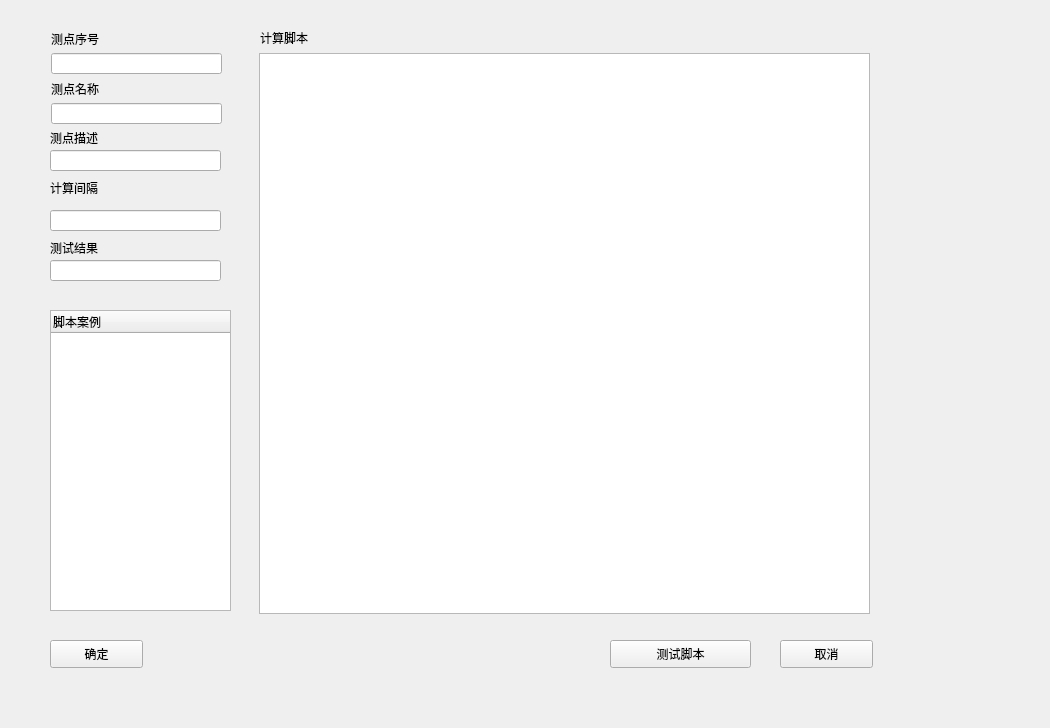
<?xml version="1.0" encoding="UTF-8"?>
<ui version="4.0">
 <class>AddTagClass</class>
 <widget class="QWidget" name="AddTagClass">
  <property name="geometry">
   <rect>
    <x>0</x>
    <y>0</y>
    <width>1050</width>
    <height>728</height>
   </rect>
  </property>
  <property name="windowTitle">
   <string>增加测点</string>
  </property>
  <property name="windowIcon">
   <iconset>
    <normaloff>myapp.ico</normaloff>myapp.ico</iconset>
  </property>
  <widget class="QWidget" name="widget" native="true">
   <property name="geometry">
    <rect>
     <x>40</x>
     <y>20</y>
     <width>953</width>
     <height>662</height>
    </rect>
   </property>
   <widget class="QLabel" name="label">
    <property name="geometry">
     <rect>
      <x>11</x>
      <y>11</y>
      <width>60</width>
      <height>16</height>
     </rect>
    </property>
    <property name="text">
     <string>测点序号</string>
    </property>
   </widget>
   <widget class="QLabel" name="label_3">
    <property name="geometry">
     <rect>
      <x>220</x>
      <y>10</y>
      <width>60</width>
      <height>16</height>
     </rect>
    </property>
    <property name="text">
     <string>计算脚本</string>
    </property>
   </widget>
   <widget class="QLineEdit" name="lineEdit_index">
    <property name="geometry">
     <rect>
      <x>11</x>
      <y>33</y>
      <width>171</width>
      <height>21</height>
     </rect>
    </property>
    <property name="sizePolicy">
     <sizepolicy hsizetype="Fixed" vsizetype="Fixed">
      <horstretch>0</horstretch>
      <verstretch>0</verstretch>
     </sizepolicy>
    </property>
    <property name="maxLength">
     <number>100</number>
    </property>
   </widget>
   <widget class="QTextEdit" name="textEdit">
    <property name="geometry">
     <rect>
      <x>219</x>
      <y>33</y>
      <width>611</width>
      <height>561</height>
     </rect>
    </property>
   </widget>
   <widget class="QLabel" name="label_2">
    <property name="geometry">
     <rect>
      <x>11</x>
      <y>61</y>
      <width>60</width>
      <height>16</height>
     </rect>
    </property>
    <property name="text">
     <string>测点名称</string>
    </property>
   </widget>
   <widget class="QLineEdit" name="lineEdit_name">
    <property name="geometry">
     <rect>
      <x>11</x>
      <y>83</y>
      <width>171</width>
      <height>21</height>
     </rect>
    </property>
    <property name="sizePolicy">
     <sizepolicy hsizetype="Fixed" vsizetype="Fixed">
      <horstretch>0</horstretch>
      <verstretch>0</verstretch>
     </sizepolicy>
    </property>
    <property name="frame">
     <bool>true</bool>
    </property>
    <property name="dragEnabled">
     <bool>false</bool>
    </property>
   </widget>
   <widget class="QLabel" name="label_4">
    <property name="geometry">
     <rect>
      <x>10</x>
      <y>160</y>
      <width>60</width>
      <height>16</height>
     </rect>
    </property>
    <property name="text">
     <string>计算间隔</string>
    </property>
   </widget>
   <widget class="QLineEdit" name="lineEdit_interval">
    <property name="geometry">
     <rect>
      <x>10</x>
      <y>190</y>
      <width>171</width>
      <height>21</height>
     </rect>
    </property>
    <property name="sizePolicy">
     <sizepolicy hsizetype="Fixed" vsizetype="Fixed">
      <horstretch>0</horstretch>
      <verstretch>0</verstretch>
     </sizepolicy>
    </property>
   </widget>
   <widget class="QPushButton" name="pushButton_ok">
    <property name="geometry">
     <rect>
      <x>10</x>
      <y>620</y>
      <width>93</width>
      <height>28</height>
     </rect>
    </property>
    <property name="text">
     <string>确定</string>
    </property>
   </widget>
   <widget class="QPushButton" name="pushButton_cancel">
    <property name="geometry">
     <rect>
      <x>740</x>
      <y>620</y>
      <width>93</width>
      <height>28</height>
     </rect>
    </property>
    <property name="text">
     <string>取消</string>
    </property>
   </widget>
   <widget class="QLabel" name="label_5">
    <property name="geometry">
     <rect>
      <x>10</x>
      <y>220</y>
      <width>60</width>
      <height>16</height>
     </rect>
    </property>
    <property name="text">
     <string>测试结果</string>
    </property>
   </widget>
   <widget class="QLineEdit" name="lineEdit_test">
    <property name="geometry">
     <rect>
      <x>10</x>
      <y>240</y>
      <width>171</width>
      <height>21</height>
     </rect>
    </property>
    <property name="sizePolicy">
     <sizepolicy hsizetype="Fixed" vsizetype="Fixed">
      <horstretch>0</horstretch>
      <verstretch>0</verstretch>
     </sizepolicy>
    </property>
   </widget>
   <widget class="QPushButton" name="pushButton_test">
    <property name="geometry">
     <rect>
      <x>570</x>
      <y>620</y>
      <width>141</width>
      <height>28</height>
     </rect>
    </property>
    <property name="text">
     <string>测试脚本</string>
    </property>
   </widget>
   <widget class="QLabel" name="label_6">
    <property name="geometry">
     <rect>
      <x>10</x>
      <y>110</y>
      <width>60</width>
      <height>16</height>
     </rect>
    </property>
    <property name="text">
     <string>测点描述</string>
    </property>
   </widget>
   <widget class="QLineEdit" name="lineEdit_describe">
    <property name="geometry">
     <rect>
      <x>10</x>
      <y>130</y>
      <width>171</width>
      <height>21</height>
     </rect>
    </property>
    <property name="sizePolicy">
     <sizepolicy hsizetype="Fixed" vsizetype="Fixed">
      <horstretch>0</horstretch>
      <verstretch>0</verstretch>
     </sizepolicy>
    </property>
   </widget>
   <widget class="QTreeWidget" name="treeWidget">
    <property name="geometry">
     <rect>
      <x>10</x>
      <y>290</y>
      <width>181</width>
      <height>301</height>
     </rect>
    </property>
    <property name="columnCount">
     <number>1</number>
    </property>
    <column>
     <property name="text">
      <string notr="true">脚本案例</string>
     </property>
    </column>
   </widget>
  </widget>
 </widget>
 <layoutdefault spacing="6" margin="11"/>
 <resources/>
 <connections/>
</ui>
